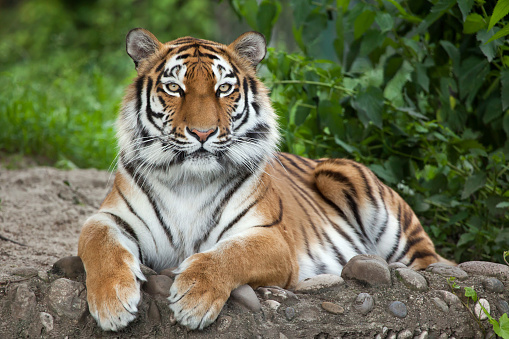
%> input picture lab/S7/tiger.jpg, 509 x 339 px
$ octave kmeansss.m   (GNU Octave 9; MATLAB toolbox functions it lacks are replaced by stand-ins)
%> lines starting %> are read from the running program, lines starting %| are printed output that depends on the picture
% a partir de matlab 2022, imsegkmeans
I = imread('tiger.jpg');
%> I is the input picture: size 339x509x3 uint8; mean R, G, B 105.5, 109.4, 80.5
figure
imshow(I);
R = I(:,:,1);
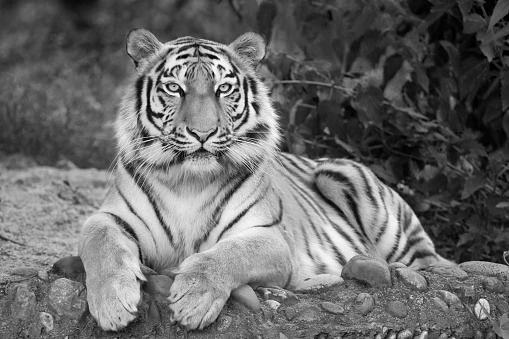
%> R: size 339x509 uint8; min 0, max 255, mean 105.5
G = I(:,:,2);
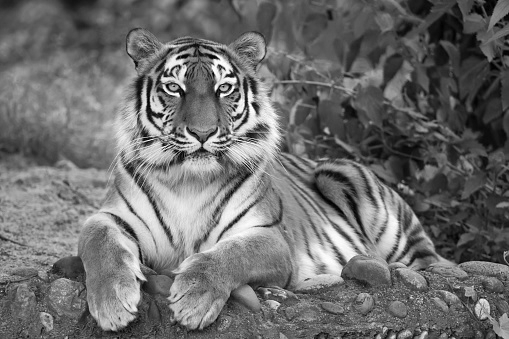
%> G: size 339x509 uint8; min 0, max 255, mean 109.4
B = I(:,:,3);
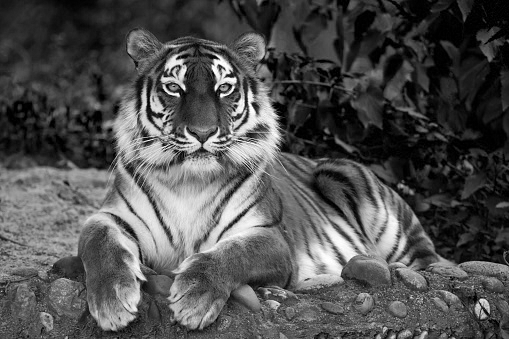
%> B: size 339x509 uint8; min 0, max 255, mean 80.5
O = double([R(:) G(:) B(:)]);
k = 16; %numero tintes
C = kmeans(O, k);
[f c] = size(R);
%> f = 339; c = 509
S = reshape(C, f, c);
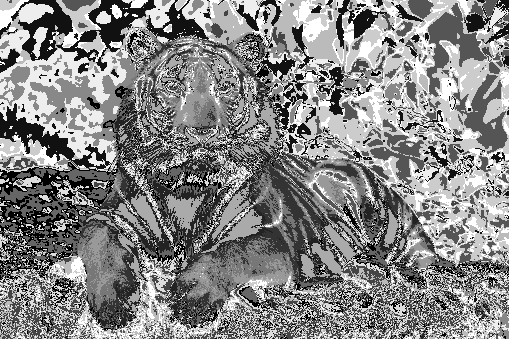
%> S: size 339x509 double; min 1, max 16, mean 8.87; drawn with min black and max white
figure
L = labeloverlay(I, S);
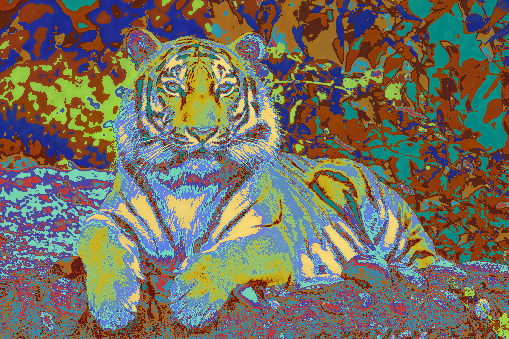
%> L: size 339x509x3 uint8; mean R, G, B 115.7, 110.9, 95.9
%L = label2rgb(S);
imshow(L);
